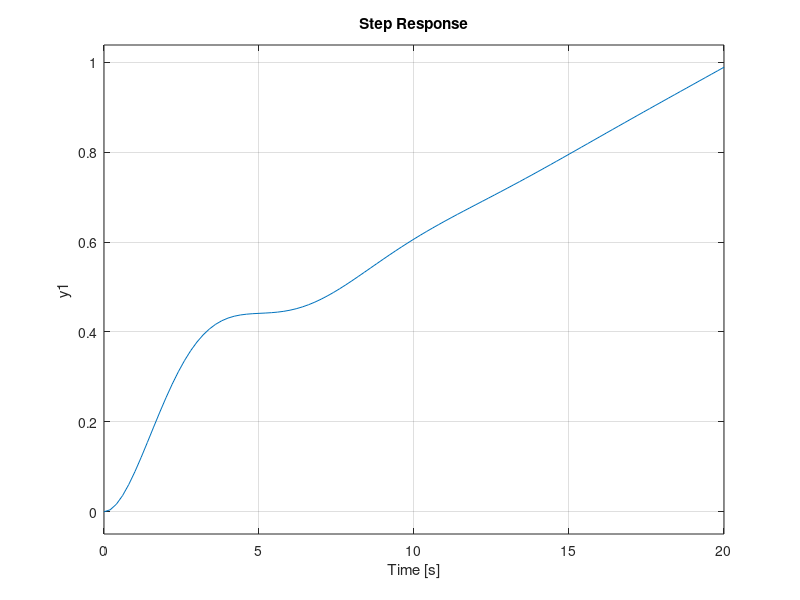
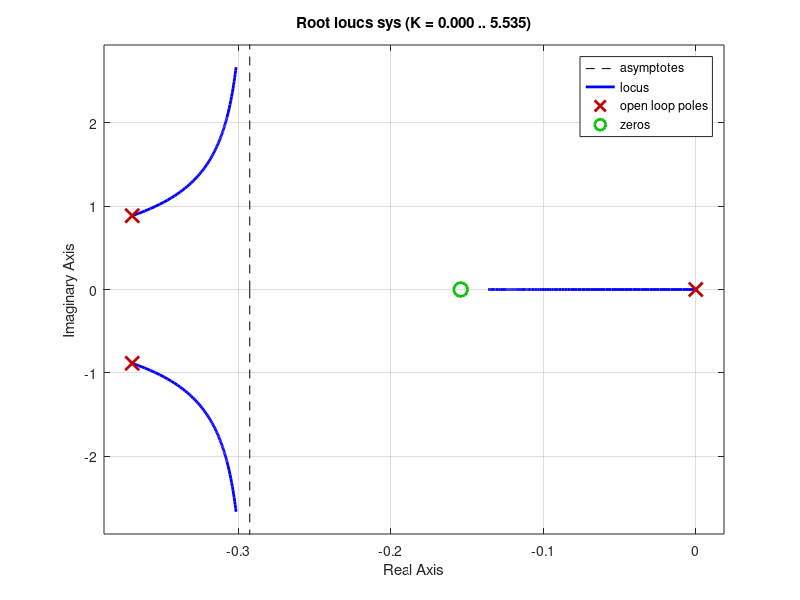

The MATLAB script that drew these images, in order: (Note: this script raises an error after producing the figures.)
clear,close all;
s=tf('s');
sys=56.7/s*(-0.0139*0.232+0.0203*(s+0.313))/((s+0.426)*(s+0.313)+0.0139*56.71);
step(0.2*sys);
figure
step(feedback(2.5*sys,1,-1)*0.2);
title("Respuesta ángulo elevador = 0.2 del sistema realimentado");
rlocus(sys)
Gc=5*(2.25+s);
ltiview(feedback(Gc*sys,1,-1))
step(feedback(Gc*sys,1,-1)*0.2);

